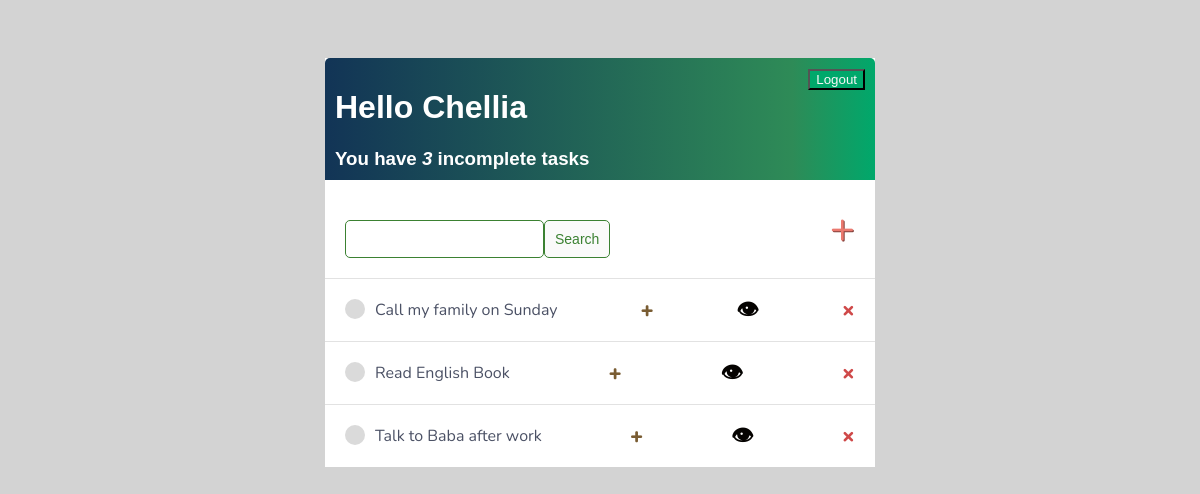
The page / (signed in) on the database its author committed.
### basapp/models.py (models this page shows)
class Task(models.Model):
    user = models.ForeignKey(User, on_delete=models.CASCADE, null=True, blank=True)
    title = models.CharField(max_length=200)
    description = models.TextField(null=True, blank=True)
    complete = models.BooleanField(default=False)
    created = models.DateTimeField(auto_now_add= True)
    def __str__(self):
        return self.title
    class Meta:
        ordering = ['complete']

### basapp/views.py (the view)
# urls.py: path('', TaskList.as_view(), name='tasks'),
class TaskList(LoginRequiredMixin, ListView):
    model = Task
    context_object_name = 'tasks'
    def get_context_data(self, **kwargs):
        context = super().get_context_data(**kwargs)
        context ['tasks'] = context ['tasks'].filter(user=self.request.user)
        context ['count'] = context ['tasks'].filter(complete=False).count()
        search_input = self.request.GET.get('search-area') or ''
        if search_input:
            context['tasks'] = context['tasks'].filter(title__startswith=search_input)
            context['search_input'] = search_input
        return context

### basapp/templates/basapp/task_list.html (shortened to what this page needs)
{% extends 'basapp/main.html' %}
{% block content %}
<div class="header-bar">
    <div>
        <h1>Hello {{request.user|title}}</h1>
        <h3 style="margin: 0;">You have <i>{{ count }}</i> incomplete task{{ count|pluralize:"s" }}</h3>
    </div>
    {% if request.user.is_authenticated %}
    <form method="post" action="{% url 'logout' %}">
        <input type="submit" value="Logout">
    </form>
    {% else %}
    <a href="{% url 'login' %}">Login</a>
    {% endif %}
</div>
<div id="search-add-wrapper">
    <form method="GET" style="margin-top: 20px; display: flex;">
        <input type="text" name="search-area" value="{{search_input}}">
        <input class="button" type="submit" value="Search">
    </form>
    <a id="add-link" href="{% url 'task-create'  %}">&#x2b;</a>
</div>
<div class="task-items-wrapper">
    {% for task in tasks %}
       <div class="task-wrapper">
           {% if task.complete %}
               <div class="task-title">
                    <div class="task-complete-icon"></div>
                    <i><s><a href="{% url 'task-update' task.id %}">{{task}}</a></s></i>
               </div>
            <a class="edit-link" href="{% url 'task-update' task.id %}">&#43;</a>
            <a class="view-link" href="{% url 'task' task.id %}">&#128065;</a>
            <a class="delete-link" href="{% url 'task-delete' task.id %}">&#215;</a>
            {% else %}
            <div class="task-title">
                    <div class="task-incomplete-icon"></div>
                    <a href="{% url 'task-update' task.id %}">{{task}}</a>
               </div>
           <a class="edit-link" href="{% url 'task-update' task.id %}">&#43;</a>
           <a class="view-link" href="{% url 'task' task.id %}">&#128065;</a>
           <a class="delete-link" href="{% url 'task-delete' task.id %}">&#215;</a>
           {% endif %}
       </div>
    {% empty %}
    <h3>No items in list</h3>
    {% endfor %}
</div>
{% endblock content %}

### basapp/templates/basapp/main.html (style rules this page uses)
body { background-color: #D3D3D3; font-family: "Nunito", sans-serif; padding: 3.125rem; }
h1, h2, h3, h4, h5, h6 { font-family: "Raleway", sans-serif; }
a, p { color: #4b5165; }
.header-bar { display: flex; justify-content: space-between; color: #fff; background-color: #D3D3D3; padding: 10px; border-radius: 5px 5px 0 0; background: linear-gradient(90deg, #151B54 0%, #123456 0%, #2E8B57 85%, #00A86B 100%); }
.header-bar input { color: rgb(247, 247, 247); text-decoration: none; background-color: #00A86B; }
.task-wrapper { display: flex; align-items: center; justify-content: space-between; padding: 20px; background-color: #fff; border-top: 1px solid rgb(226 226 226); }
.task-title { display: flex; }
.task-title a { text-decoration: none; color: #4b5165; margin-left: 10px; }
.task-incomplete-icon { height: 20px; width: 20px; background-color: rgb(218, 218, 218); border-radius: 50%; }
.delete-link { text-decoration: none; font-weight: 900; color: #cf4949; font-size: 22px; line-height: 0; }
.view-link { text-decoration: none; font-weight: 900; color: #050301; font-size: 22px; line-height: 0; }
.edit-link { text-decoration: none; font-weight: 900; color: #795C32; font-size: 22px; line-height: 0; }
#search-add-wrapper { display: flex; justify-content: space-between; align-items: center; padding: 20px; }
#add-link { color: #EB796F; text-decoration: none; font-size: 42px; text-shadow: 1px 1px #81413b; }
input[type=text], input[type=password], textarea { border: 1px solid #3b8132; border-radius: 5px; padding: 10px; width: 90%; }
.button { border: 1px solid #3b8132; background-color: #FAFAFA; color: #3b8132; padding: 10px; font-size: 14px; border-radius: 5px; cursor: pointer; text-decoration: none; }
.header-bar { color: #ffffff; }

### rows shown on the page
Task: title "Call my family on Sunday"
Task: title "Read English Book"
Task: title "Talk to Baba after work"

### other values the page prints
{{ request.user|title }} "Chellia"
{{ count }} "3"
